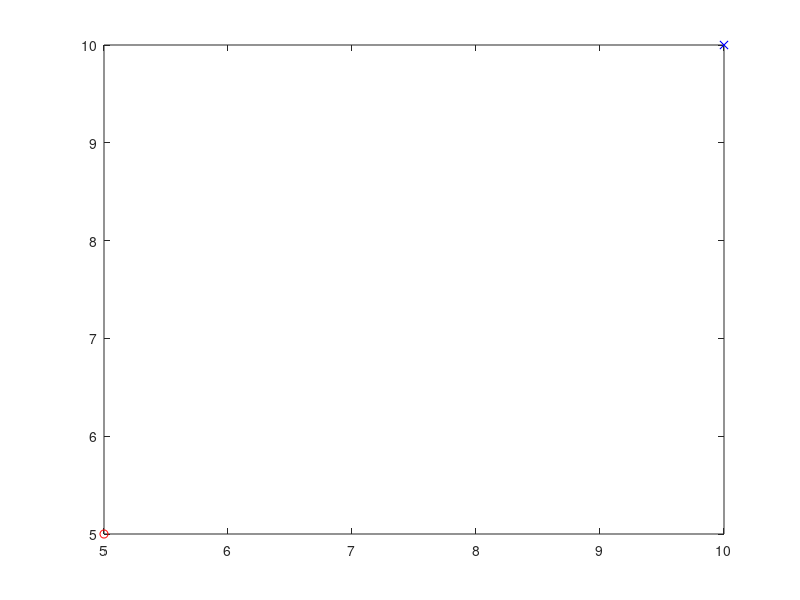

This chart was generated by the following MATLAB code: (Note: this script raises an error after producing the figure.)
%-----------This file aims to use control law to get the 
%-----------input of the single-integrator form state function, i.e.,
%-----------dx = u;

% initialization
clear;
clc;
close all;
target = [100 100];
lem = 2;
obs = [50 50;
    80 60];
obs_r = 10;
buffer_r = 12;
sig = 50; %constant parameter
Wa = 20; %constant parameter
W2 = 20; %constant parameter
p1 = plot(0.1*target(1), 0.1*target(2),  'bx');
hold on;
p2 = plot(0.1*obs(1, 1), 0.1*obs(1, 2),  'ro');
hold on;
circle(0.1*obs(1, :), 0.1*obs_r,  'r');
hold on;
p3 = plot(0.1*obs(2, 1), 0.1*obs(2, 2),  'ro');
hold on;
circle(0.1*obs(2, :), 0.1*obs_r,  'r');
hold on;

% Initial Conditions
x = [0 0;
    6 0.5;
    3 5];
pos = [x(1, :); x(2, :); x(3, :)];
k = convhull(pos);
plot(pos(k ,1), pos(k, 2), 'b');
hold on;
% Formation shape that agents are going to follow
D = [20, 0;
    0, 20];
k2 = 0.4;
N = 300;
e = zeros(1, 2);
y1 = zeros(1, 2);
vel1 = zeros(1, 2);
vel2 = zeros(1, 2);
vel3 = zeros(1, 2);
i = 1;
dis_to_tar = norm(x(1, :) - target);
flag2 = false;
flag3 = false;
while dis_to_tar > 1.5
% while i < 300
    x = 10 * x;
    [dis_to_obc, ~] = min([norm(x(1, :) - obs(1, :)); norm(x(1, :) - obs(2, :))]);
    [dis_to_obc_2, ~] = min([norm(x(2, :) - obs(1, :)); norm(x(2, :) - obs(2, :))]);
    [dis_to_obc_3, ~] = min([norm(x(2, :) - obs(1, :)); norm(x(2, :) - obs(2, :))]);

    u1 = APF(x(1, :), obs, target);
    % control input of agent 2
    if dis_to_obc_2 > buffer_r
        flag2 = false;
    end

    if dis_to_obc_2 < obs_r || flag2
        u2 = APF(x(2, :), obs, target);
        flag2 = true;
    else 
        flag2 = false;
        e2 = x(2, :) - x(1, :) - D(1, :);
        u2 = -k2 * e2 + u1;
        u2 = saturation(u2);
    end
    % control input of agent 3
    if dis_to_obc_3 > buffer_r
        flag3 = false;
    end

    if dis_to_obc_3 < obs_r || flag3
        u3 = APF(x(3, :), obs, target);
        flag3 = true;
    else 
        flag3 = false;
        e3 = x(3, :) - x(1, :) - D(2, :);
        u3 = -k2 * e3 + u1;
        u3 = saturation(u3);
    end

    u = [u1; u2; u3];
    x = x + u;
    e(i, 1) = norm(x(2, :) - x(1, :) - D(1, :));
    e(i, 2) = norm(x(3, :) - x(1, :) - D(2, :));
    y1(i, :) = x(1, :);
    vel1(i, :) = u1;
    vel2(i, :) = u2;
    vel3(i, :) = u3;
    i = i + 1;
    dis_to_tar = norm(x(1, :) - target);
    x = 0.1 * x;
    p4 = plot(x(1, 1), x(1, 2),  'r.');
    hold on;
    p5 = plot(x(2, 1), x(2, 2),  'g.');
    hold on;
    p6 = plot(x(3, 1), x(3, 2),  'b.');
    hold on;
    if mod(i, 50) == 0
        % draw the formation
        pos = [x(1, :); x(2, :); x(3, :)];
        k = convhull(pos);
        plot(pos(k ,1), pos(k, 2), 'b');
        hold on;
    end
    xlim([0 14]);
    ylim([0 14]);
    pause(0.001);

end
pos = [x(1, :); x(2, :); x(3, :)];
k = convhull(pos);
plot(pos(k ,1), pos(k, 2), 'b');
hold on;
grid on;
xlabel('x(m)');
ylabel('y(m)');
title('Trajectories of 3 agents');
legend([p1 p2 p3 p4 p5 p6], {'Target', 'Obstacle1', 'obstacle2' 'Leader', 'Follower1', 'Follower2'}, 'Location', 'northwest');
figure(2);
e = 0.1 * e;
plot(1:1:i-1, e(:, 1), 'r');
hold on;
plot(1:1:i-1, e(:, 2), 'g');
grid on;
xlabel('Time(sec)');
ylabel('Tracking error(m)');
title('Tracking errors along x-axis');
legend('Follower1', 'Follower2', 'Location', 'northeast');
figure(3);
plot(1:1:i-1, vel1(:, 1), 'r');
hold on;
plot(1:1:i-1, vel1(:, 2), 'r--');
hold on;
plot(1:1:i-1, vel2(:, 1), 'g');
hold on;
plot(1:1:i-1, vel2(:, 2), 'g--');
hold on;
plot(1:1:i-1, vel3(:, 1), 'b');
hold on;
plot(1:1:i-1, vel3(:, 2), 'b--');
hold on;
grid on;
xlabel('Time(sec)');
ylabel('Control input');
title('Control inputs(m/s)');
legend('Leader x', 'Leader y', 'Follower1 x', 'Follower1 y','Follower2 x', 'Follower2 y','Location', 'northeast');

function u = APF(pos, obc, target)
    k1 = 0.2;
    obs_r = 10;
    sig = 10; %constant parameter
    Wa = 0.02; %constant parameter
    W2 = 5; %constant parameter 

    dis_to_tar = norm(pos - target);

    v1 = 2 * Wa * (pos - target + sig * rand(1, 2) .* sign(pos - target) / dis_to_tar);

    v2 = zeros(1, length(obc));

    for i = 1:length(obc)
        dis_to_obc = norm(pos - obc(i, :));

        if dis_to_obc < obs_r
            v2(i, :) = -2 * W2 * obs_r^2 / dis_to_obc^4 * (pos - obc(i, :));
            % check if agent, target and obstacle lie on a line
            ang = dot(pos - target, pos - obc(i, :)) / (dis_to_obc * dis_to_tar);
            if abs(ang - 1) < 0.001
                v2(i, :) = W2 * rand(1, 2);
            end
        else
            v2(i, :) = 0;
        end
    end

    v2 = sum(v2);
    u = -k1 * (v1 + v2);
    u = saturation(u);
end

function u = saturation(x)
    maximum = 5;
    if norm(x) > maximum
        u = maximum * x / norm(x);
    else
        u = x;
    end
end